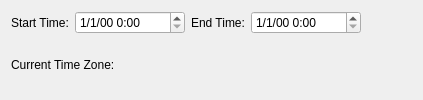
               <widget class="QWidget" name="downloadBetweenDatesPage">
                <layout class="QVBoxLayout" name="verticalLayout_20">
                 <item>
                  <layout class="QHBoxLayout" name="horizontalLayout_12">
                   <item>
                    <widget class="QLabel" name="downloadBetweenDatesStartTimeLabel">
                     <property name="text">
                      <string>Start Time:</string>
                     </property>
                    </widget>
                   </item>
                   <item>
                    <widget class="QDateTimeEdit" name="downloadBetweenDatesStartTimeDateTimeEdit">
                     <property name="displayFormat">
                      <string>M/d/yy h:mm </string>
                     </property>
                    </widget>
                   </item>
                   <item>
                    <widget class="QLabel" name="downloadBetweenDatesEndTimeLabel">
                     <property name="text">
                      <string>End Time:</string>
                     </property>
                    </widget>
                   </item>
                   <item>
                    <widget class="QDateTimeEdit" name="downloadBetweenDatesEndTimeDateTimeEdit">
                     <property name="displayFormat">
                      <string>M/d/yy h:mm </string>
                     </property>
                    </widget>
                   </item>
                   <item>
                    <spacer name="downloadBetweenDatesPageSpacer">
                     <property name="orientation">
                      <enum>Qt::Orientation::Horizontal</enum>
                     </property>
                     <property name="sizeHint" stdset="0">
                      <size>
                       <width>51</width>
                       <height>20</height>
                      </size>
                     </property>
                    </spacer>
                   </item>
                  </layout>
                 </item>
                 <item>
                  <widget class="QLabel" name="downloadBetweenDatesTimeZoneLabel">
                   <property name="text">
                    <string>Current Time Zone: </string>
                   </property>
                  </widget>
                 </item>
                </layout>
               </widget>
